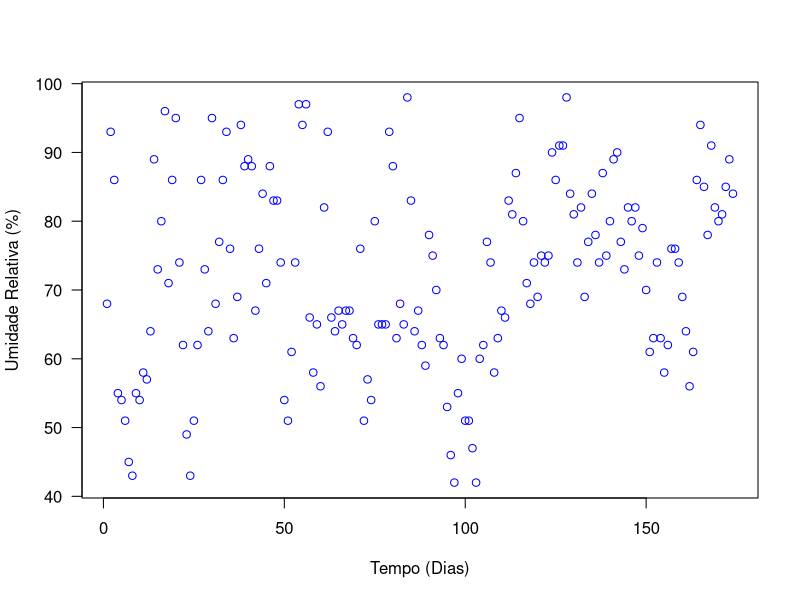
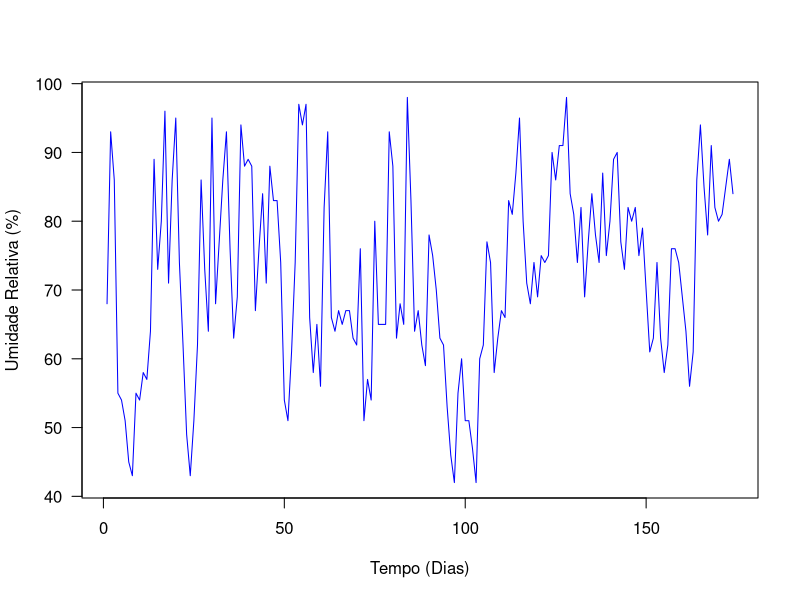
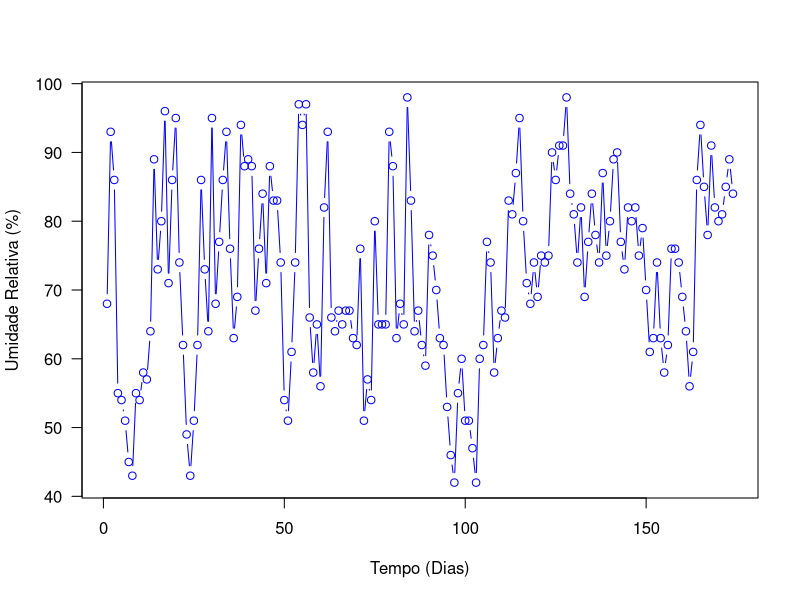
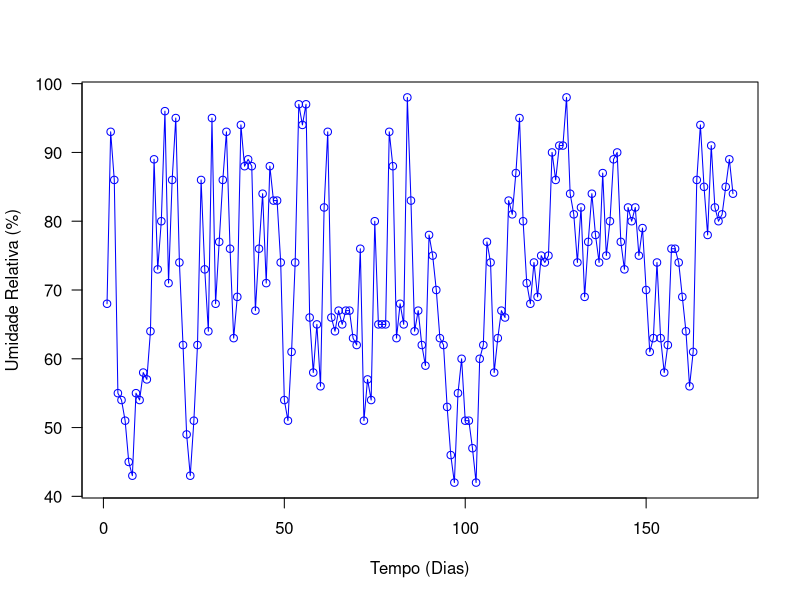
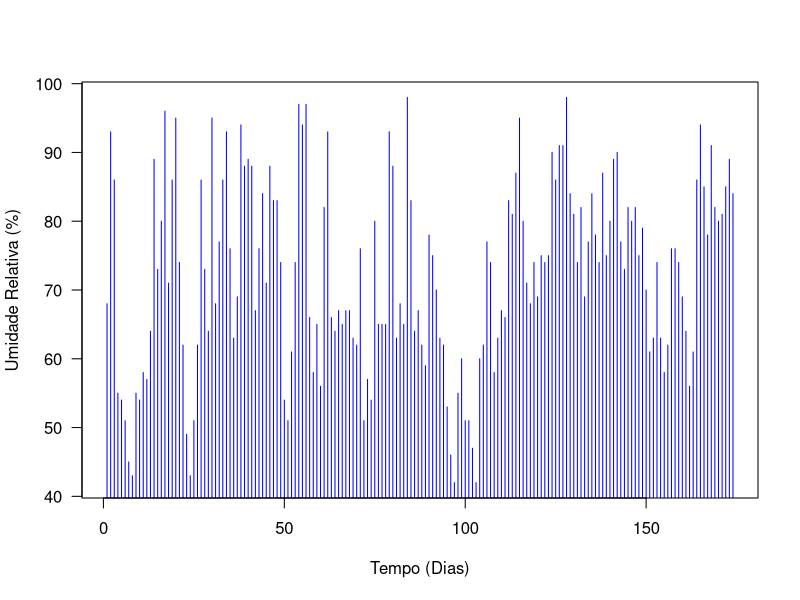
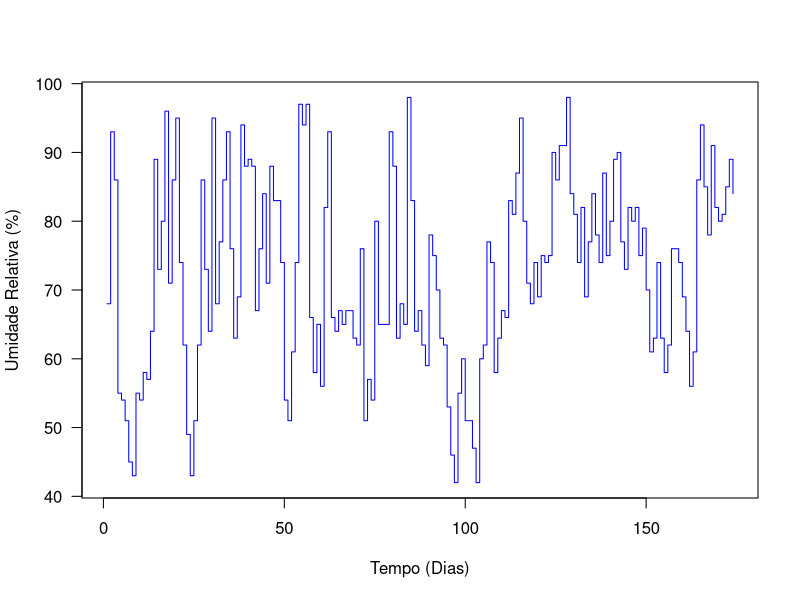
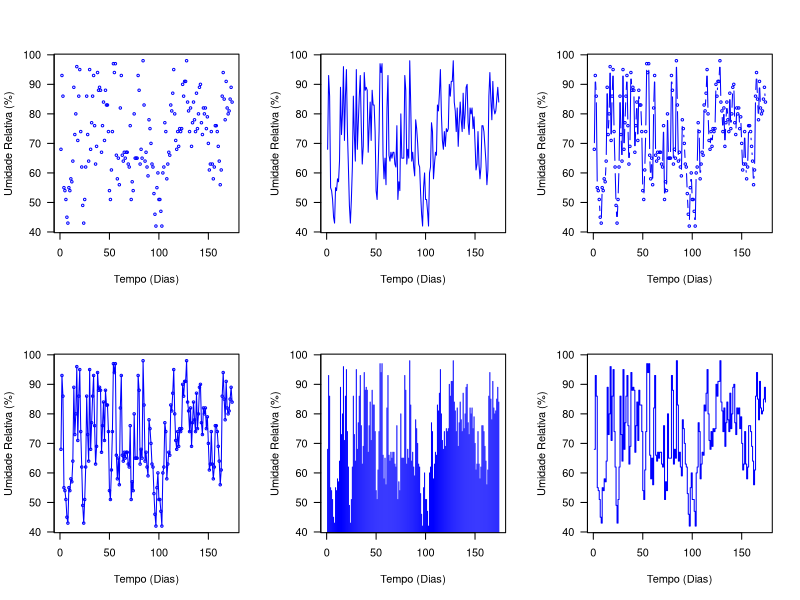
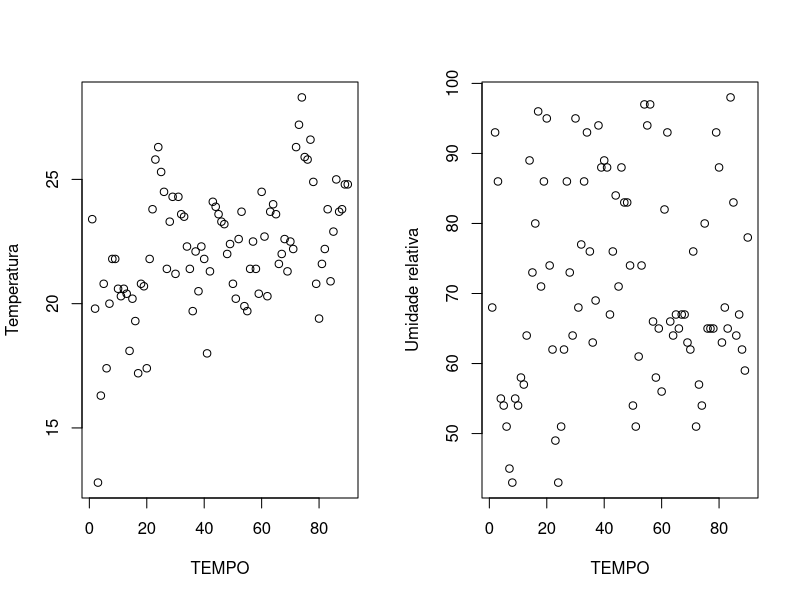

The R source for these figures, in order:
## ---- chunk 1
UR=c(68,93,86,55,54,51,45,43,55,54,58,57,64,89,73,80,96,71,86,95,74,62,49,43,51,62,86,73,64,95,68,77,86,93,76,63,69,94,88,89,88,67,76,84,71,88,83,83,74,54,51,61,74,97,94,97,66,58,65,56,82,93,66,64,67,65,67,67,63,62,76,51,57,54,80,65,65,65,93,88,63,68,65,98,83,64,67,62,59,78,75,70,63,62,53,46,42,55,60,51,51,47,42,60,62,77,74,58,63,67,66,83,81,87,95,80,71,68,74,69,75,74,75,90,86,91,91,98,84,81,74,82,69,77,84,78,74,87,75,80,89,90,77,73,82,80,82,75,79,70,61,63,74,63,58,62,76,76,74,69,64,56,61,86,94,85,78,91,82,80,81,85,89,84)
TEMPO=c(1:174)
## ---- chunk 2
plot(UR~TEMPO, 
     ylab="Umidade Relativa (%)", xlab="Tempo (Dias)",
     col="blue", las=1)
## ---- chunk 3
plot(UR~TEMPO,
     ylab="Umidade Relativa (%)", xlab="Tempo (Dias)",
     type="lines", 
     col="blue", las=1)
## ---- chunk 4
plot(UR~TEMPO,
     ylab="Umidade Relativa (%)", xlab="Tempo (Dias)",
     type="b", 
     col="blue", las=1)
## ---- chunk 5
plot(UR~TEMPO,
     ylab="Umidade Relativa (%)", xlab="Tempo (Dias)",
     type="o", 
     col="blue", las=1)
## ---- chunk 6
plot(UR~TEMPO,
     ylab="Umidade Relativa (%)", xlab="Tempo (Dias)",
     type="h", 
     col="blue", las=1)
## ---- chunk 7
plot(UR~TEMPO,
     ylab="Umidade Relativa (%)", xlab="Tempo (Dias)",
     type="s", 
     col="blue", las=1)
## ---- chunk 8
par(mfrow=c(2,3))
plot(UR~TEMPO,cex=0.5, 
     ylab="Umidade Relativa (%)", xlab="Tempo (Dias)",
     col="blue", las=1)
plot(UR~TEMPO,cex=0.5,
     ylab="Umidade Relativa (%)", xlab="Tempo (Dias)",
     type="lines", 
     col="blue", las=1)
plot(UR~TEMPO,cex=0.5,
     ylab="Umidade Relativa (%)", xlab="Tempo (Dias)",
     type="b", 
     col="blue", las=1)
plot(UR~TEMPO,cex=0.5,
     ylab="Umidade Relativa (%)", xlab="Tempo (Dias)",
     type="o", 
     col="blue", las=1)
plot(UR~TEMPO,cex=0.5,
     ylab="Umidade Relativa (%)", xlab="Tempo (Dias)",
     type="h", 
     col="blue", las=1)
plot(UR~TEMPO,cex=0.5,
     ylab="Umidade Relativa (%)", xlab="Tempo (Dias)",
     type="s", 
     col="blue", las=1)
## ---- chunk 9
TM=c(23.4,19.8,12.8,16.3,20.8,17.4,20.0,21.8,21.8,20.6,20.3,20.6,20.4,18.1,20.2,19.3,17.2,20.8,20.7,17.4,21.8,23.8,25.8,26.3,25.3,24.5,21.4,23.3,24.3,21.2,24.3,23.6,23.5,22.3,21.4,19.7,22.1,20.5,22.3,21.8,18.0,21.3,24.1,23.9,23.6,23.3,23.2,22.0,22.4,20.8,20.2,22.6,23.7,19.9,19.7,21.4,22.5,21.4,20.4,24.5,22.7,20.3,23.7,24.0,23.6,21.6,22.0,22.6,21.3,22.5,22.2,26.3,27.2,28.3,25.9,25.8,26.6,24.9,20.8,19.4,21.6,22.2,23.8,20.9,22.9,25.0,23.7,23.8,24.8,24.8)
UR=c(68,93,86,55,54,51,45,43,55,54,58,57,64,89,73,80,96,71,86,95,74,62,49,43,51,62,86,73,64,95,68,77,86,93,76,63,69,94,88,89,88,67,76,84,71,88,83,83,74,54,51,61,74,97,94,97,66,58,65,56,82,93,66,64,67,65,67,67,63,62,76,51,57,54,80,65,65,65,93,88,63,68,65,98,83,64,67,62,59,78)
TEMPO=c(1:90)
## ---- chunk 10
par(mfrow=c(1,2)) # mudando parâmetro gráfico para plotar dois graficos lado a lado
plot(TM~TEMPO, ylab="Temperatura")
plot(UR~TEMPO, ylab="Umidade relativa")
## ---- chunk 11
par(mfrow=c(1,2))
plot(TM~TEMPO, 
     ylim=c(0,50), # mudando escala de Y
     las=2, # deixando marcador de escala na vertical
     type="l", # mudando tipo de gráfico para linhas
     ylab='Temperatura', # modificando nome do eixo Y
     xlab="Tempo (minutos)") # modificando nome do eixo x
plot(UR~TEMPO, 
     ylim=c(0,100), 
     las=2, 
     type="l", 
     xlab="",
     ylab="",
     lty=4) # modificando formato de linha
## ---- chunk 12
par(mar=c(4,4,3,4)) # modificando a largura da margem (inferior, esquerda, superior, direita)
plot(TM~TEMPO, 
     ylim=c(0,50),
     las=2, 
     type="l",
     ylab='Temperatura', 
     xlab="Tempo (minutos)")
par(new=T) # comando para sobrepor gráficos
plot(UR~TEMPO, 
     ylim=c(0,100), 
     las=2, 
     type="l", 
     xlab="",
     ylab="",
     lty=4)
## ---- chunk 13
par(mar=c(4,4,3,4))
plot(TM~TEMPO, 
     ylim=c(0,50),
     las=2, 
     type="l",
     axes=F, # argumento para remover as escalas 
     ylab='Temperatura', 
     xlab="Tempo (minutos)")
par(new=T)
plot(UR~TEMPO, 
     ylim=c(0,100), 
     las=2, 
     type="l", 
     axes=F, # argumento para remover as escalas
     xlab="",
     ylab="",
     lty=4)
## ---- chunk 14
par(mar=c(4,4,3,4))
plot(TM~TEMPO, 
     ylim=c(0,50),
     las=2, 
     type="l",
     axes=F, 
     lty=1, 
     ylab='Temperatura', 
     xlab="Tempo (minutos)")
par(new=T)
plot(UR~TEMPO, 
     ylim=c(0,100), 
     las=2, 
     type="l", 
     axes=F, 
     xlab="",
     ylab="",
     lty=4)
axis(2,las=2, ylim=c(0,50)) # escala do eixo y primário
axis(4,las=2) # escala do eixo y secundário
axis(side=1,las=1, at=seq(0, 100, by=10)) # escala do eixo x 
## Obs. at=seq(0, 100, by=10) estou definindo um intervalo de 0 a 100 como marca a cada 10 unidades
## ---- chunk 15
par(mar=c(4,4,3,4))
plot(TM~TEMPO, 
     ylim=c(0,50),
     las=2, 
     type="l",
     axes=F, 
     lty=1, 
     ylab='Temperatura', 
     xlab="Tempo (minutos)")
par(new=T)
plot(UR~TEMPO, 
     ylim=c(0,100), 
     las=2, 
     type="l", 
     axes=F, 
     xlab="",
     ylab="",
     lty=4)
axis(4,las=2)
axis(2,las=2)
axis(side=1,las=1, at=seq(0, 100, by=10))
text(par("usr")[2]*1.11,mean(par("usr")[3:4]), "UR (%)", srt = -90, xpd = TRUE, pos = 4)
## ---- chunk 16
par(mar=c(4,4,3,4))
plot(TM~TEMPO, 
     ylim=c(0,50),
     las=2, 
     type="l",
     axes=F, 
     lty=1, 
     ylab='Temperatura', 
     xlab="Tempo (minutos)")
par(new=T)
plot(UR~TEMPO, 
     ylim=c(0,100), 
     las=2, 
     type="l", 
     axes=F, 
     xlab="",
     ylab="",
     lty=4)
axis(4,las=2)
axis(2,las=2)
axis(side=1,las=1, at=seq(0, 100, by=10))
text(par("usr")[2]*1.11,mean(par("usr")[3:4]), "UR (%)", srt = -90, xpd = TRUE, pos = 4)
legend("bottomleft", # posição da legenda
       lty=c(1,4), # formato do tracejado 
       legend=c(expression("Temperatura"^"o"*C),"Umidade Relativa (%)"), 
       bty="n") # caixa da legenda sem margem
## ---- chunk 17
TM=c(23.4,19.8,12.8,16.3,20.8,17.4,20.0,21.8,21.8,20.6,20.3,20.6,20.4,18.1,20.2,19.3,17.2,20.8,20.7,17.4,21.8,23.8,25.8,26.3,25.3,24.5,21.4,23.3,24.3,21.2,24.3,23.6,23.5,22.3,21.4,19.7,22.1,20.5,22.3,21.8,18.0,21.3,24.1,23.9,23.6,23.3,23.2,22.0,22.4,20.8,20.2,22.6,23.7,19.9,19.7,21.4,22.5,21.4,20.4,24.5,22.7,20.3,23.7,24.0,23.6,21.6,22.0,22.6,21.3,22.5,22.2,26.3,27.2,28.3,25.9,25.8,26.6,24.9,20.8,19.4,21.6,22.2,23.8,20.9,22.9,25.0,23.7,23.8,24.8,24.8,24.8,25.4,24.4,23.5,24.7,25.3,25.2,23.8,22.8,22.2,26.0,27.8,28.1,25.8,26.8,25.3,25.0,26.6,26.4,26.7,26.8,25.5,24.0,23.2,22.6,23.4,24.5,25.7,25.0,26.4,26.2,26.2,26.9,24.7,25.6,25.0,23.7,22.8,25.5,26.3,26.9,25.1,26.7,25.6,24.5,26.2,26.2,24.4,26.3,25.6,24.4,24.0,26.7,28.2,26.3,26.7,25.4,24.8,24.6,26.3,28.7,28.6,26.3,28.6,29.0,28.2,24.3,23.0,22.9,24.6,26.6,28.5,28.0,25.5,23.2,23.7,23.0,22.4,23.6,23.6,23.5,23.5,22.9,23.5)
UR=c(68,93,86,55,54,51,45,43,55,54,58,57,64,89,73,80,96,71,86,95,74,62,49,43,51,62,86,73,64,95,68,77,86,93,76,63,69,94,88,89,88,67,76,84,71,88,83,83,74,54,51,61,74,97,94,97,66,58,65,56,82,93,66,64,67,65,67,67,63,62,76,51,57,54,80,65,65,65,93,88,63,68,65,98,83,64,67,62,59,78,75,70,63,62,53,46,42,55,60,51,51,47,42,60,62,77,74,58,63,67,66,83,81,87,95,80,71,68,74,69,75,74,75,90,86,91,91,98,84,81,74,82,69,77,84,78,74,87,75,80,89,90,77,73,82,80,82,75,79,70,61,63,74,63,58,62,76,76,74,69,64,56,61,86,94,85,78,91,82,80,81,85,89,84)
TEMPO=c(1:174)
## ---- chunk 18
plot(TM~TEMPO, 
     type="lines", 
     col="red", las=1)
## ---- chunk 19
plot(UR~TEMPO, 
     type="lines", 
     col="blue", 
     las=1)
## ---- chunk 20
data=data.frame(tempo=TEMPO,Umidade=UR,Temperatura=TM)
attach(data)
library(ggplot2)
## ---- chunk 21
ggplot(data, 
       aes(x = tempo))+
  geom_line(aes(y = Temperatura, 
                colour = "Temperatura"), 
            col="red")+
  xlab("Tempo (dias)")
## ---- chunk 22
ggplot(data, aes(x = tempo))+geom_line(aes(y = Umidade, colour = "Umidade"), col="blue")+ xlab("Tempo (dias)")
## ---- chunk 23
(plots=ggplot(data, aes(x = tempo)) +
  geom_line(aes(y = Umidade, 
                colour = "Umidade"))+  
  scale_x_continuous() + 
  geom_line(aes(y = Temperatura, 
                colour = "Temperatura")))
## ---- chunk 24
(plots=plots + 
  scale_y_continuous(sec.axis = sec_axis(~ . *1 ), 
    limits = c(0, 100)))
## ---- chunk 25
(plots=plots+ 
  scale_y_continuous(name = expression("Umidade (%)"), 
                     sec.axis = sec_axis(~ . *1 , 
                                         name = expression("Temperatura"^o*"C"))))
## ---- chunk 26
(plots=plots+
   scale_colour_manual("", 
                       breaks = c("Umidade", "Temperatura"), 
                       values = c("red","blue")))
## ---- chunk 27
(plots=plots+theme_bw()+
   theme(panel.grid.major = element_blank(), 
         panel.grid.minor = element_blank()))
